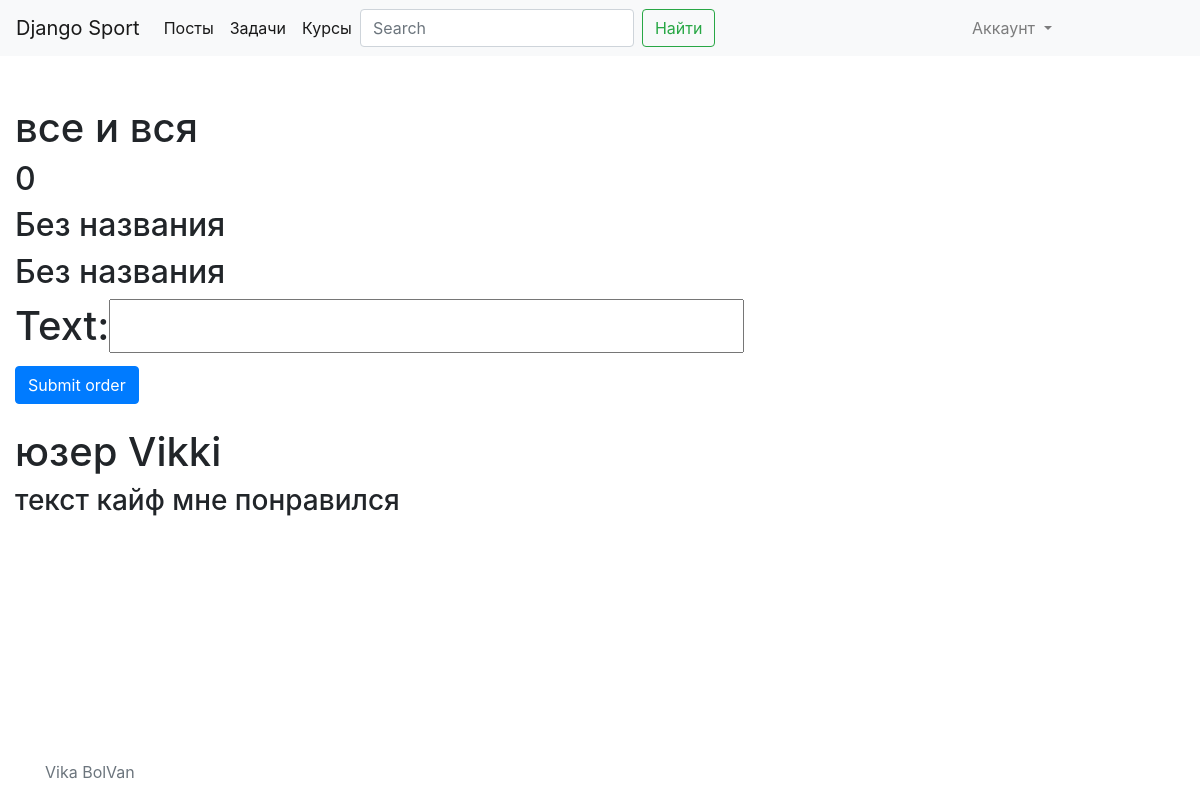
The app's page /course/1/ with its own data.
### course/models.py (models this page shows)
class Course(models.Model):
    lessons = models.ManyToManyField(Lesson,null=True)
    name = models.TextField()
    price = models.IntegerField(default=0)

### lesson/models.py (models this page shows)
class Lesson(models.Model):
    posts = models.ManyToManyField(Post, null=True)
    video = models.URLField()
    task = models.ManyToManyField(Task1, null=True)
    thema = models.ManyToManyField(Thema,null=True)
    name = models.TextField(default="Без названия")
    user = models.ManyToManyField(User, null=True)

### comment/models.py (models this page shows)
class CommentCourse(models.Model):
    text = models.TextField()
    course = models.ForeignKey(Course,on_delete=models.SET_NULL, null=True)
    user = models.ForeignKey(User,on_delete=models.SET_NULL, null=True)
    date = models.DateTimeField(default=timezone.now)

### user/models.py (models this page shows)
class User(AbstractUser):
    class RoleEnum(models.TextChoices):
        ADMIN = "ADMIN"
        USER = "USER"
    profile_pic = models.ImageField(upload_to=upload_img_file, null=True)

### course/views.py (the view, shortened to what this page needs)
# urls.py: path('course/<int:pk>/', views.CourseDetailView.as_view(), name='course_detail'),
class CourseDetailView(DetailView):
    model = Course
    def get_context_data(self, **kwargs):
        context = super().get_context_data(**kwargs)
        context['comments'] = CommentCourse.objects.filter(course=super().get_object())
        context['comment_form'] = CommentForm()
        return context

### comment/forms.py
class CommentForm(forms.Form):
    text = forms.CharField()

### templates/course/course_detail.html (shortened to what this page needs)
{% extends "base.html" %}
{% block content %}
    <h1>{{ object.name }}</h1>
  <h2>{{ object.price }}</h2>
{% for them in object.lessons.all %}
      <h2>{{ them.name }}</h2>
{% endfor %}
<form method="post">
<h1>{{ comment_form }}</h1>
    <input type="submit" value="Submit order" class="btn btn-primary">
</form>
{% for comment in comments %}
            <br>
            <h1>юзер {{ comment.user }}</h1>
            <h3>текст {{ comment.text }}</h3>
{% endfor %}
{% endblock %}

### records on screen
Course: name "все и вся", price "0"
Lesson: name "Без названия"
Lesson: name "Без названия"
CommentCourse: user "Vikki", text "кайф мне понравился"
